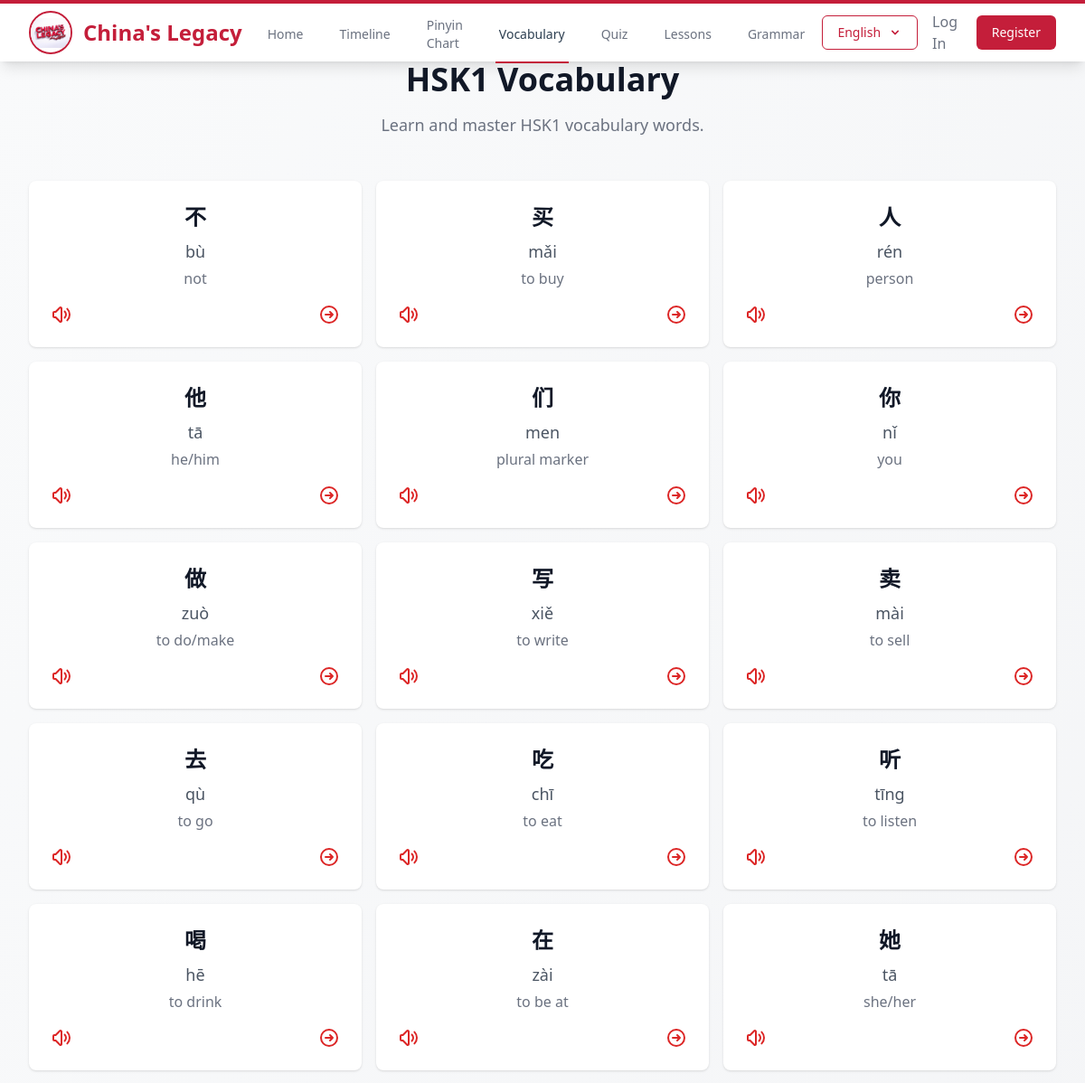
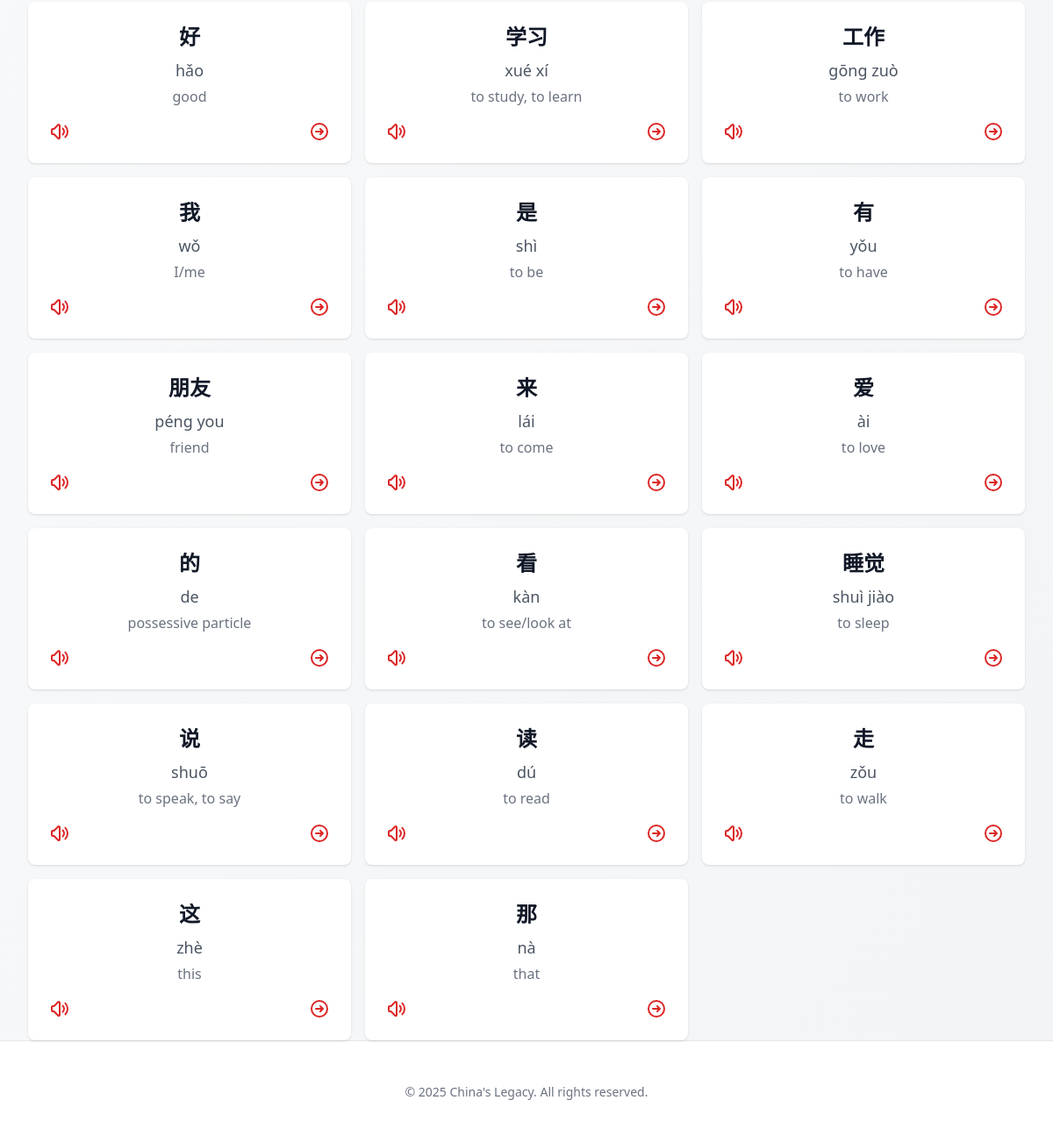
Screenshot of /vocab/hsk/1/ with the database file from the repository (2 pictures, top to bottom).
### mandarin_vocab/models.py (models this page shows, shortened)
class VocabularyWord(models.Model):
    HSK_LEVELS = [
        (1, 'HSK1'),
        (2, 'HSK2'),
        (3, 'HSK3'),
        (4, 'HSK4'),
        (5, 'HSK5'),
        (6, 'HSK6'),
    ]
    chinese = models.CharField(max_length=50)
    pinyin = models.CharField(max_length=100)
    english = models.CharField(max_length=200)
    hsk_level = models.IntegerField(choices=HSK_LEVELS, validators=[MinValueValidator(1), MaxValueValidator(6)])
    stroke_order_gif = models.FileField(upload_to='stroke_orders/', null=True, blank=True)
    audio = models.FileField(upload_to='word_audio/', null=True, blank=True)
    example_sentence = models.TextField(blank=True)
    example_pinyin = models.TextField(blank=True)
    example_translation = models.TextField(blank=True)
    created_at = models.DateTimeField(auto_now_add=True)
    updated_at = models.DateTimeField(auto_now=True)
    class Meta:
        ordering = ['hsk_level', 'chinese']
        verbose_name = 'Vocabulary Word'
        verbose_name_plural = 'Vocabulary Words'

### mandarin_vocab/views.py (the view)
# urls.py: path('hsk/<int:level>/', views.hsk_level, name='hsk_level'),
def hsk_level(request, level):
    words = VocabularyWord.objects.filter(hsk_level=level)
    if request.user.is_authenticated:
        learned_words = UserVocabulary.objects.filter(
            user=request.user,
            word__in=words,
            is_learned=True
        ).values_list('word_id', flat=True)
    else:
        learned_words = []
    return render(request, 'mandarin_vocab/hsk_level.html', {
        'level': level,
        'words': words,
        'learned_words': learned_words
    })

### main_core/context_processors.py (called while the page is built, shortened)
def language_context(request):
    language = getattr(request, 'LANGUAGE', 'en')
    return {
        'LANGUAGE': language,
    }

def notifications(request):
    return {
        'friend_requests': [],
        'message_notifications': [],
    }

### main_core/templatetags/translation_tags.py (called while the page is built)
@register.simple_tag(takes_context=True)
def trans(context, key):
    try:
        from main_core.translations import TRANSLATIONS
        current_lang = context.get('LANGUAGE', 'en')
        translation = TRANSLATIONS.get(key, {}).get(current_lang, key)
        return mark_safe(translation)
    except Exception:
        return key

@register.simple_tag(takes_context=True)
def get_current_language(context):
    current_lang = context.get('LANGUAGE', 'en')
    return '中文' if current_lang == 'zh' else 'English'

### templates/mandarin_vocab/hsk_level.html (shortened to what this page needs)
{% extends 'base.html' %}
{% block content %}
<div class="max-w-7xl mx-auto px-4 sm:px-6 lg:px-8">
    <div class="text-center">
        <h1 class="text-3xl font-extrabold text-gray-900 sm:text-4xl">HSK{{ level }} Vocabulary</h1>
        <p class="mt-4 text-lg text-gray-500">Learn and master HSK{{ level }} vocabulary words.</p>
    </div>
    <div class="mt-12">
        <div class="grid grid-cols-1 gap-4 sm:grid-cols-2 lg:grid-cols-3">
            {% for word in words %}
            <div class="bg-white overflow-hidden shadow rounded-lg hover:shadow-lg transition-shadow duration-300">
                <div class="p-6">
                    <div class="text-center">
                        <h3 class="text-2xl font-bold text-gray-900 chinese-font">{{ word.chinese }}</h3>
                        <p class="mt-2 text-lg text-gray-600">{{ word.pinyin }}</p>
                        <p class="mt-1 text-gray-500">{{ word.english }}</p>
                    </div>
                    <div class="mt-4 flex justify-between items-center">
                        <button onclick="playAudio('{{ word.id }}')" class="text-red-600 hover:text-red-700">
                        </button>
                        <a href="{% url 'mandarin_vocab:word_detail' word.id %}" class="text-red-600 hover:text-red-700">
                            <svg class="h-6 w-6" fill="none" stroke="currentColor" viewBox="0 0 24 24">
                                <path stroke-linecap="round" stroke-linejoin="round" stroke-width="2" d="M13 9l3 3m0 0l-3 3m3-3H8m13 0a9 9 0 11-18 0 9 9 0 0118 0z"/>
                            </svg>
                        </a>
                    </div>
                </div>
            </div>
            {% endfor %}
        </div>
    </div>
</div>
{% endblock %}

### rows the page displays
VocabularyWord: chinese "不", pinyin "bù", english "not"
VocabularyWord: chinese "买", pinyin "mǎi", english "to buy"
VocabularyWord: chinese "人", pinyin "rén", english "person"
VocabularyWord: chinese "他", pinyin "tā", english "he/him"
VocabularyWord: chinese "们", pinyin "men", english "plural marker"
VocabularyWord: chinese "你", pinyin "nǐ", english "you"
VocabularyWord: chinese "做", pinyin "zuò", english "to do/make"
VocabularyWord: chinese "写", pinyin "xiě", english "to write"
VocabularyWord: chinese "卖", pinyin "mài", english "to sell"
VocabularyWord: chinese "去", pinyin "qù", english "to go"
VocabularyWord: chinese "吃", pinyin "chī", english "to eat"
VocabularyWord: chinese "听", pinyin "tīng", english "to listen"
VocabularyWord: chinese "喝", pinyin "hē", english "to drink"
VocabularyWord: chinese "在", pinyin "zài", english "to be at"
VocabularyWord: chinese "她", pinyin "tā", english "she/her"
VocabularyWord: chinese "好", pinyin "hǎo", english "good"
VocabularyWord: chinese "学习", pinyin "xué xí", english "to study, to learn"
VocabularyWord: chinese "工作", pinyin "gōng zuò", english "to work"
VocabularyWord: chinese "我", pinyin "wǒ", english "I/me"
VocabularyWord: chinese "是", pinyin "shì", english "to be"
VocabularyWord: chinese "有", pinyin "yǒu", english "to have"
VocabularyWord: chinese "朋友", pinyin "péng you", english "friend"
VocabularyWord: chinese "来", pinyin "lái", english "to come"
VocabularyWord: chinese "爱", pinyin "ài", english "to love"
VocabularyWord: chinese "的", pinyin "de", english "possessive particle"
VocabularyWord: chinese "看", pinyin "kàn", english "to see/look at"
VocabularyWord: chinese "睡觉", pinyin "shuì jiào", english "to sleep"
VocabularyWord: chinese "说", pinyin "shuō", english "to speak, to say"
VocabularyWord: chinese "读", pinyin "dú", english "to read"
VocabularyWord: chinese "走", pinyin "zǒu", english "to walk"
VocabularyWord: chinese "这", pinyin "zhè", english "this"
VocabularyWord: chinese "那", pinyin "nà", english "that"

### other values shown
{{ level }} "1"
